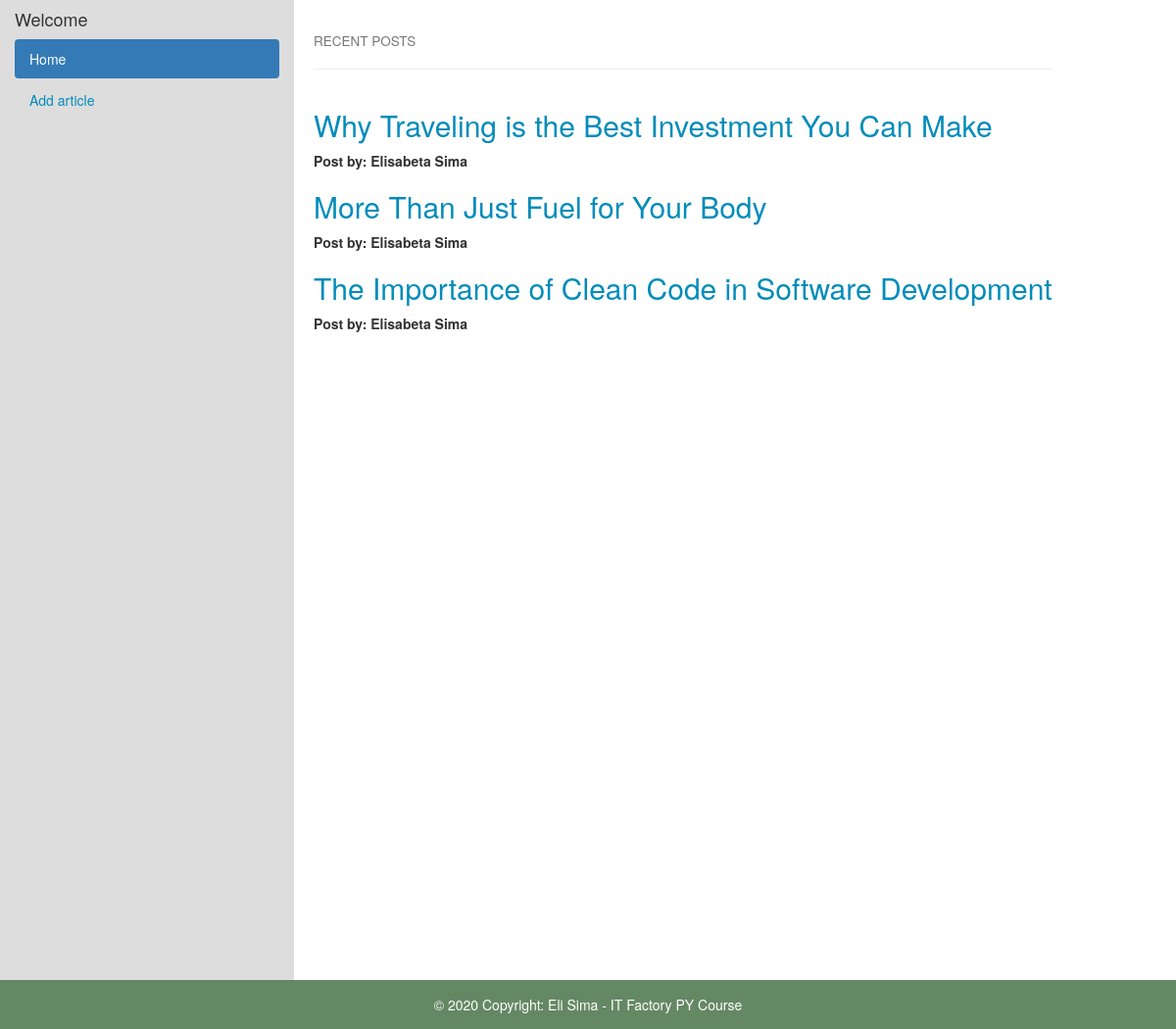
The page / on the database its author committed.
### blog_page/models.py (models this page shows, shortened)
class ArticlePost(models.Model):
    title = models.CharField(max_length=255)
    author = models.ForeignKey(User, on_delete=models.CASCADE)
    content = models.TextField()
    category = models.CharField(max_length=10, choices=CATEGORY_TYPE, null=False)
    image_url = models.CharField(max_length=2083,
                                 default='https://www.farmgirlmarketingsolutions.com/wp-content/uploads/2015/12/blog-pic-b2c.jpg')

### blog_page/views.py (the view)
# urls.py: path('', views.home, name='home'),
def home(request):
    articles = ArticlePost.objects.all()
    username = request.user.username
    return render(request, 'home.html', {'articles': articles,
                                         'username': username})

### blog_page/templates/home.html
{% extends 'base.html' %}
{% block content %}
<br>
{% if articles %}
<h4><small>RECENT POSTS</small></h4>
<hr>
<ul class="nav nav-pills nav-stacked">
    {% for article in articles %}
    <li>
        <h2><a href="{% url 'blog_page:article_details' article.id %}">{{article.title}}</a></h2>
        <b>Post by: {{article.author.first_name}} {{article.author.last_name}}</b><br>
    </li>
    {% endfor %}
</ul>
{% endif %}
{% endblock %}

### blog_page/static/style.css (style rules this page uses)
a { text-decoration: none; color: #008CBA; }

### rows shown on the page
ArticlePost: title "Why Traveling is the Best Investment You Can Make", author.first_name "Elisabeta", author.last_name "Sima"
ArticlePost: title "More Than Just Fuel for Your Body", author.first_name "Elisabeta", author.last_name "Sima"
ArticlePost: title "The Importance of Clean Code in Software Development", author.first_name "Elisabeta", author.last_name "Sima"
